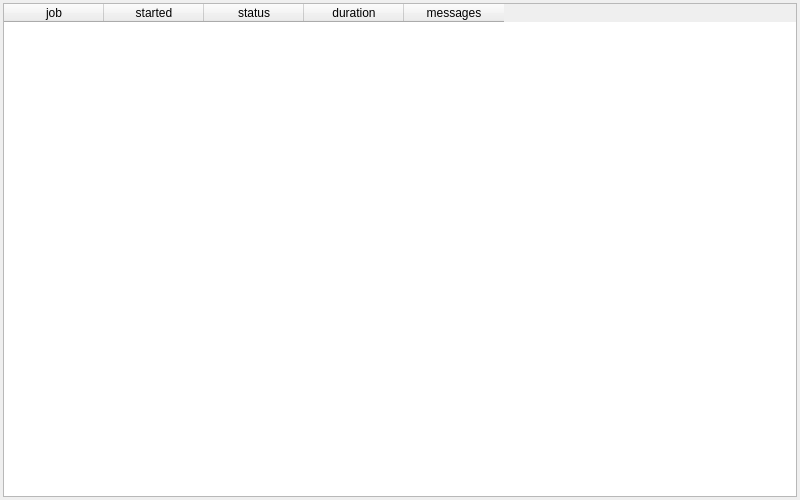
<?xml version="1.0" encoding="UTF-8"?>
<ui version="4.0">
 <class>BackgroundJobDialog</class>
 <widget class="QDialog" name="BackgroundJobDialog">
  <property name="geometry">
   <rect>
    <x>0</x>
    <y>0</y>
    <width>800</width>
    <height>500</height>
   </rect>
  </property>
  <property name="minimumSize">
   <size>
    <width>800</width>
    <height>500</height>
   </size>
  </property>
  <property name="windowTitle">
   <string>Background job history</string>
  </property>
  <layout class="QVBoxLayout" name="verticalLayout">
   <property name="spacing">
    <number>3</number>
   </property>
   <property name="leftMargin">
    <number>3</number>
   </property>
   <property name="topMargin">
    <number>3</number>
   </property>
   <property name="rightMargin">
    <number>3</number>
   </property>
   <property name="bottomMargin">
    <number>3</number>
   </property>
   <item>
    <widget class="QTableWidget" name="jobs">
     <property name="selectionMode">
      <enum>QAbstractItemView::SingleSelection</enum>
     </property>
     <property name="selectionBehavior">
      <enum>QAbstractItemView::SelectRows</enum>
     </property>
     <attribute name="verticalHeaderVisible">
      <bool>false</bool>
     </attribute>
     <column>
      <property name="text">
       <string>job</string>
      </property>
     </column>
     <column>
      <property name="text">
       <string>started</string>
      </property>
     </column>
     <column>
      <property name="text">
       <string>status</string>
      </property>
     </column>
     <column>
      <property name="text">
       <string>duration</string>
      </property>
     </column>
     <column>
      <property name="text">
       <string>messages</string>
      </property>
     </column>
    </widget>
   </item>
  </layout>
 </widget>
 <resources/>
 <connections/>
</ui>
